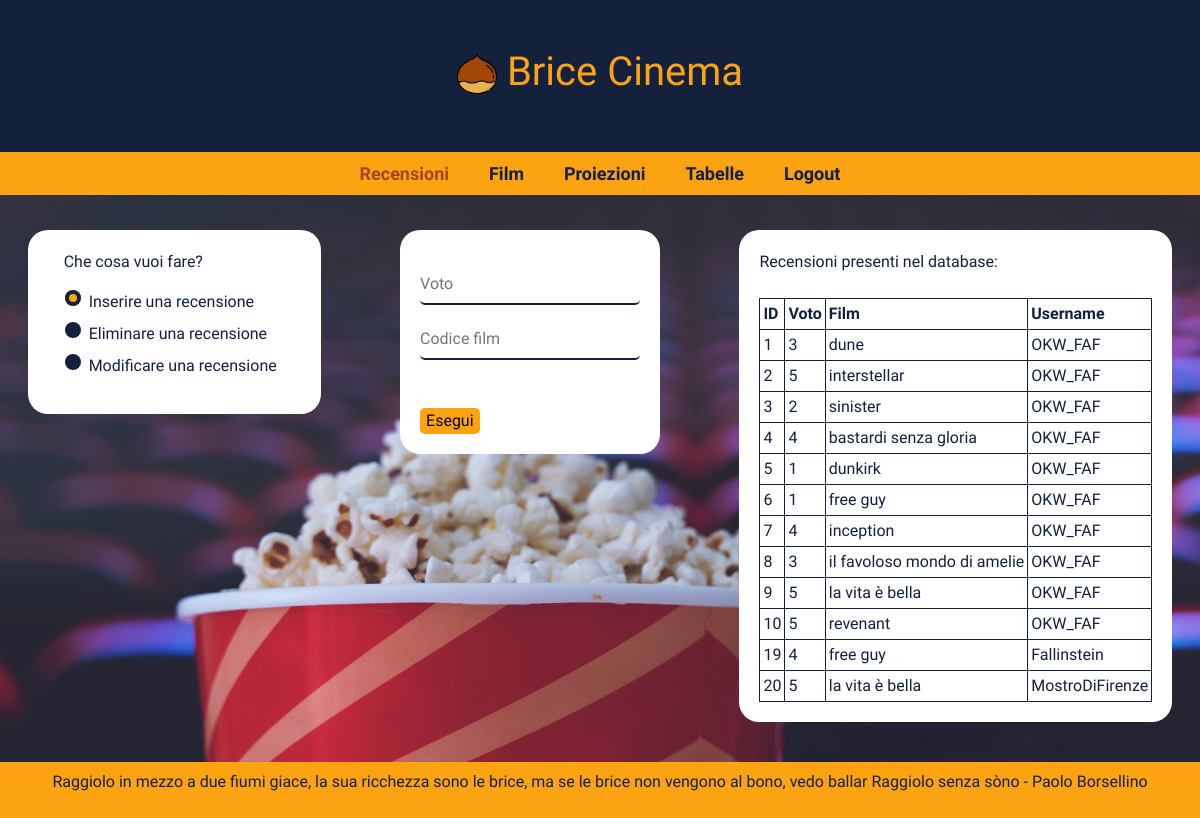
The app's page /pages/recensioni.php (signed in) with its own data.
### tables this page shows
CREATE TABLE `recensioni` (
  `IDRecensione` int(11) NOT NULL,
  `Voto` int(11) NOT NULL,
  `CodFilm` int(11) NOT NULL,
  `Username` varchar(20) NOT NULL
);

CREATE TABLE `film` (
  `CodFilm` int(11) NOT NULL,
  `Titolo` varchar(30) NOT NULL,
  `AnnoProduzione` int(11) NOT NULL,
  `Nazionalita` varchar(30) NOT NULL,
  `Regista` varchar(30) NOT NULL,
  `Genere` varchar(30) NOT NULL
);

### php/getRecensioni.php (the view)
<?php
    function getRecensioni($connection){
        $sql = "SELECT * FROM recensioni JOIN film on recensioni.CodFilm = film.CodFilm";
        $result = $connection->query($sql);
        if($result){
            if($result->num_rows > 0){
                $string = "Recensioni presenti nel database: <br><br><table>";
                $string .= "<tr><th>ID</th><th>Voto</th><th>Film</th><th>Username</th></tr>";
                while($row = $result->fetch_assoc()){
                    $string .= ("<tr><td>".$row["IDRecensione"]."</td><td>".$row["Voto"]."</td><td>".$row["Titolo"]."</td><td>".$row["Username"]."</td></tr>");
                }
                $string .= "</table>";
            } else {
                $string = "Nessuna recensione presente nel database <br>";
            }
        }else{
            $string = "Errore del server<br>";
        }
        return $string;
    }
?>

### css/styles.css (style rules this page uses)
body { background-repeat: no-repeat; background-size: cover; text-align: center; font-family: 'Protest Strike', sans-serif; color: #14213d; }
th, td { border-collapse: collapse; border: #14213d solid 1px; padding: 3px; }

### records on screen
recensioni: IDRecensione "1", Voto "3", CodFilm.Titolo "dune", Username "OKW_FAF"
recensioni: IDRecensione "2", Voto "5", CodFilm.Titolo "interstellar", Username "OKW_FAF"
recensioni: IDRecensione "3", Voto "2", CodFilm.Titolo "sinister", Username "OKW_FAF"
recensioni: IDRecensione "4", Voto "4", CodFilm.Titolo "bastardi senza gloria", Username "OKW_FAF"
recensioni: IDRecensione "5", Voto "1", CodFilm.Titolo "dunkirk", Username "OKW_FAF"
recensioni: IDRecensione "6", Voto "1", CodFilm.Titolo "free guy", Username "OKW_FAF"
recensioni: IDRecensione "7", Voto "4", CodFilm.Titolo "inception", Username "OKW_FAF"
recensioni: IDRecensione "8", Voto "3", CodFilm.Titolo "il favoloso mondo di amelie", Username "OKW_FAF"
recensioni: IDRecensione "9", Voto "5", CodFilm.Titolo "la vita è bella", Username "OKW_FAF"
recensioni: IDRecensione "10", Voto "5", CodFilm.Titolo "revenant", Username "OKW_FAF"
recensioni: IDRecensione "19", Voto "4", CodFilm.Titolo "free guy", Username "Fallinstein"
recensioni: IDRecensione "20", Voto "5", CodFilm.Titolo "la vita è bella", Username "MostroDiFirenze"
